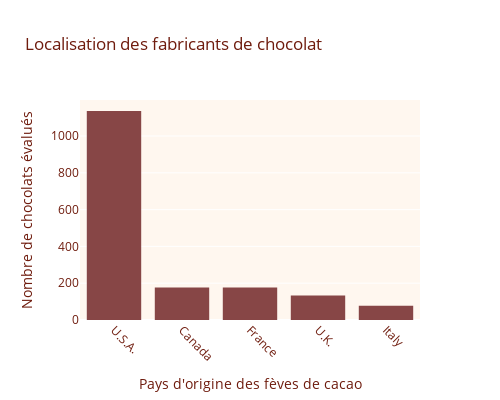

Notebook source saved alongside this figure:
### Markdown cell above
### diag barre top 5

### Code cell
# version petite 

databis = data.copy()
databis['company_location'] = databis['company_location'].apply(lambda x: x if databis['company_location'].value_counts()[x] > 70 else 'Blend')

fig = px.histogram(databis[databis['company_location'] != 'Blend'], x='company_location', color_discrete_sequence=palette, 
                   title="Localisation des fabricants de chocolat")
fig.update_xaxes(categoryorder='total descending', tickangle=45)
fig.update_layout(xaxis_title='Pays d\'origine des fèves de cacao', yaxis_title='Nombre de chocolats évalués')
fig.update_layout(plot_bgcolor=background_color, font_color=text_color)
fig.update_layout(autosize=False, width=500, height=400)

fig.update_traces(marker=dict(color=palette[0]))
fig.show()

### Figure 1 — Plotly figure (JSON) as saved in the notebook; plotly's stock layout.template omitted (floating-point values rounded to 4 significant figures; data arrays with more than 128 entries replaced by an {"elided": "..."} marker saying what was removed)
{"data": [{"alignmentgroup": "True", "bingroup": "x", "hovertemplate": "company_location=%{x}<br>count=%{y}<extra></extra>", "legendgroup": "", "marker": {"color": "#874646", "pattern": {"shape": ""}}, "name": "", "offsetgroup": "", "orientation": "v", "showlegend": false, "type": "histogram", "x": {"elided": "1700 str values"}, "xaxis": "x", "yaxis": "y"}], "layout": {"autosize": false, "barmode": "relative", "font": {"color": "#6f1c0e"}, "height": 400, "legend": {"tracegroupgap": 0}, "plot_bgcolor": "#fff7ef", "title": {"text": "Localisation des fabricants de chocolat"}, "width": 500, "xaxis": {"anchor": "y", "categoryorder": "total descending", "domain": [0, 1], "tickangle": 45, "title": {"text": "Pays d'origine des fèves de cacao"}}, "yaxis": {"anchor": "x", "domain": [0, 1], "title": {"text": "Nombre de chocolats évalués"}}}}
